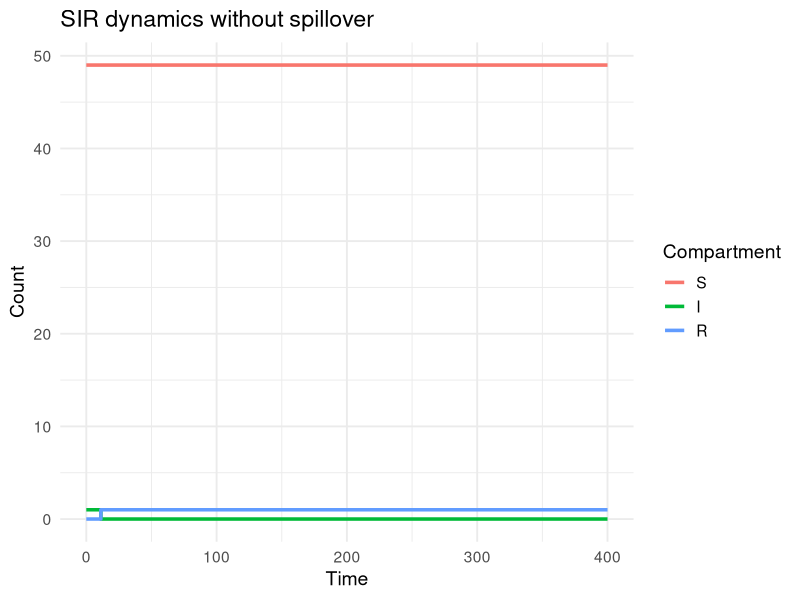

This figure's R source: (Note: this script raises an error after producing the figure.)

## Stochastic SIR simulation with spillover introductions
## Clinic on the Meaningful Modeling of Epidemiological Data
## International Clinics on Infectious Disease Dynamics and Data (ICI3D) Program
#
## Rebecca Borchering 2015 & 2018
## Reshma Kassanjee 2025
## Some Rights Reserved
## CC BY-NC 3.0 (http://creativecommons.org/licenses/by-nc/3.0/)

# In this tutorial you will use a Gillespie algorithm 
# implementation of an SIR model to explore the impact of
# introducing spillover infection events. 

# You will be asked to extend code - though we provide example
# solutions, we encourage you take the time to first try!  

library(tidyverse)

## PART 1: SIR 
## --------------------------------------------------------------------

# Context: We begin with a closed population of animals, with infection
# modelled to spread as per a stochastic SIR model. 

# Take some time to understand the implementation below. 

# Compartments:
# (S,I,R) = (susceptible, infectious, removed)

# Transitions:
# Event                           Change        	  	Rate
# Infection (S)                   (S,I,R)->(S-1,I+1,R)        	beta*I*S/N
# Recovery/Removal (I)            (S,I,R)->(S,I-1,R+1)         	gamma*I

## Function to step forward in time to next event and update states:

event_sir <- function(time, S, I, R, params, t_end, count.inf) {
  with(as.list(params), {
    N <- S+I+R
    
    rates <- c(
      infect = beta * I * S / N,
      recover = gamma * I
    )
    
    total_rate <- sum(rates)
    
    if (total_rate == 0) {
      
      event_time <- t_end
      
    } else {
      
      event_time <- time + rexp(1, total_rate)
      event_type <- sample(c("Infect", "Recover"), 1, prob = rates / total_rate)
      
      switch(event_type,
             "Infect" = {
               S <- S - 1
               I <- I + 1
               count.inf = count.inf+1
             },
             "Recover" = {
               I <- I - 1
               R <- R + 1
             })
    }
    
    return(data.frame(time = event_time, S = S, I = I, R = R, count.inf = count.inf))
  })
}

## Function to simulate states from time 0 to t_end:

simulate_sir <- function(t_end, y, params) {
  with(as.list(y), {
    
    count.inf <-  I
    ts <- data.frame(time = 0, S = S, I = I, R = R, count.inf = I)
    next_event <- ts
    
    while (next_event$time < t_end) {
      next_event <- event_sir(next_event$time, next_event$S, next_event$I, next_event$R, params, t_end, count.inf)
      ts <- rbind(ts, next_event)
    }
    
    return(ts)
  })
}

## Run the model for specified inputs:

pop <- 50                                 	# population size
params <- c(beta = 0.3, gamma = 0.1)    	# parameter values
final_time <- 400                       	# end time
y0 <- c(S = pop - 1, I = 1, R = 0)        	# initial state

ts1 <- simulate_sir(final_time, y0, params)

## And plot:

ts1_long <- (ts1 
             |> pivot_longer(cols = c(S, I, R), names_to = "Compartment", values_to = "count")
             |> mutate(Compartment = factor(Compartment, levels = c('S','I','R')))
)

ggplot(ts1_long, aes(x = time, y = count, color = Compartment)) +
  geom_step(linewidth = 1.2) +
  labs(title = "SIR dynamics without spillover", y = "Count", x = "Time") +
  theme_minimal(base_size = 14)

# Generate the data and produce the plot multiple times, by running the relevant
# lines above. What do you see?

## PART 2: SIR with spillover
## --------------------------------------------------------------------

# We now introduce the possibility of infections occurring in the
# population due to other exposures - for example, due to infected animals
# in some other maintenance population briefly entering the territory. 

# TASK 1: Make a copy of all the code presented for part 1 and modify it to 
# introduce spillover events - 
# make functions event_sirspill and simulate_sirspill.
# More specifically, assume that, in addition to the transmission already 
# occurring, there is an additional rate of infection of susceptibles of 
# lambda*S/N (total rate). Here lambda is the rate at which, for example,
# animals from outside of the population manage to make contact 
# with animals in our population of interest. 

# When you are ready, scroll down to the bottom of the tutorial to find an
# example solution, and then move onto the next parts of the tutorial using it.

# Here are some hints if needed: 
#   Update the list of '## Transitions'
#   In the function event_sirspill, include a third event type 'Spillover'
#   Also try to include a counter for spillovers (count.spillovers) - 
#     this may prove handy if you get time to explore. 
#   To run the model, think about whether any of the inputs needs to change.


## PART 3: Explore patterns
## --------------------------------------------------------------------

# Let's compare outputs for different parameter values. .

# To make this easier, let's write a function that plots I over time,
#   showing several different possible trajectories, for a set of input 
#   parameter values

plot_sirspill <- function(nTraj = 16, params, final_time, y0){
  
  ts_collect <- list()
  for (ii in 1:nTraj){
    ts_collect[[ii]] <- simulate_sirspill(final_time, y0, params)
  }
  
  ts_collect_df <- (bind_rows(ts_collect, .id = "Simulation")
                    |> mutate(Simulation = factor(Simulation, levels = 1:nTraj))
  )
  
  gg <- ggplot(ts_collect_df, aes(x = time, y = I)) +
    geom_step(linewidth = 1.2) +
    facet_wrap(~Simulation) +
    labs(title = "I over time", y = "Count", x = "Time") +
    scale_x_continuous(breaks = NULL) +
    coord_cartesian(xlim=c(0, final_time)) +
    theme_minimal(base_size = 14)

  print(gg)
}

# We can now easily now easily plot trajectories - here we plot 
# 16 trajectories for a set of inputs

plot_sirspill(nTraj=16
	, params=c(beta = 0.3, gamma = 0.1,lambda = 0.01)
	, final_time=400
	, y0 = c(S = pop - 1, I = 1, R = 0)
)

# TASK 2: 
# Use the function plot_sirspill to compare outputs for different parameter
# values (specified below) and think about the patterns you see. Also think 
# about how the  patterns you see relate to R0 = beta/gamma, and, later in
# time, Reff = R0*S/N
# Pay attention to the scale of y-axis.

# Don't forget to erase your graphs every now and then using graphics.off().

# (1) 1 infected animal to begin, with different beta and gamma values
# c(beta = 0.3, gamma = 0.1,lambda = 0.01), 400, c(S = pop - 1, I = 1, R = 0))
# versus 
# c(beta = 0.2, gamma = 0.2,lambda = 0.01), 400, c(S = pop - 1, I = 1, R = 0))

# (2) as for (1) but with 0 infected animals to begin
# c(beta = 0.3, gamma = 0.1,lambda = 0.01), 400, c(S = pop, I = 0, R = 0))
# versus 
# c(beta = 0.2, gamma = 0.2,lambda = 0.01), 400, c(S = pop, I = 0, R = 0))

# (3) as for (1) but with a higher spillover rate
# c(beta = 0.3, gamma = 0.1,lambda = 0.04), 400, c(S = pop-1, I = 1, R = 0))
# versus 
# c(beta = 0.2, gamma = 0.2,lambda = 0.04), 400, c(S = pop-1, I = 1, R = 0))

# Lastly, would we have been able to study these patterns using 
# a deterministic model? If you have time, refer back to previous labs, 
# and try fit and plot a corresponding deterministic model. 

## PART 2: Solution 
## --------------------------------------------------------------------

## Our version of the functions for part 2 can be found in
## ICI3D_Stochastic_Functions.R in the tutorials repo: 
## https://raw.githubusercontent.com/ICI3D/RTutorials/refs/heads/master/ICI3D_Stochastic_Functions.R

# Compartments:
# (S,I,R) = (susceptible, infectious, removed)

# Transitions:
# Event                           Change        		 Rate
# Spillover (S)			  (S,I,R)->(S-1,I+1,R)		 lambda*S/N
# Infection (S)                   (S,I,R)->(S-1,I+1,R)           beta*I*S/N
# Recovery/Removal (I)            (S,I,R)->(S,I-1,R+1)           gamma*I


## Run the model for specified inputs:

params <- c(beta = 0.3, gamma = 0.1
            , lambda = 0.02)            	# parameter values
final_time <- 400                       	# end time
y0 <- c(S = pop - 1, I = 1, R = 0)        	# initial state

ts1 <- simulate_sirspill(final_time, y0, params)

## And plot:

ts1_long <- (ts1 
             |> pivot_longer(cols = c(S, I, R), names_to = "Compartment", values_to = "count")
             |> mutate(Compartment = factor(Compartment, levels = c('S','I','R')))
)

ggplot(ts1_long, aes(x = time, y = count, color = Compartment)) +
  geom_step(linewidth = 1.2) +
  labs(title = "SIR dynamics with spillover", y = "Count", x = "Time") +
  theme_minimal(base_size = 14)
